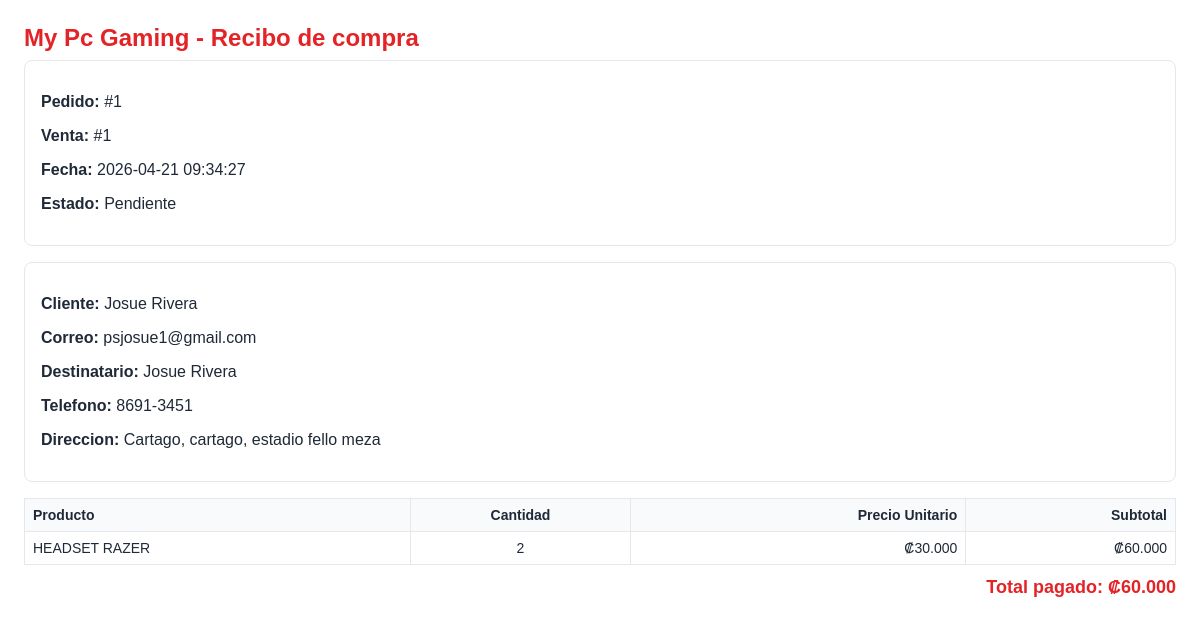
Before: /Controllers/reciboController.php?accion=descargar&idPedido=1 (signed in) with the older database file.
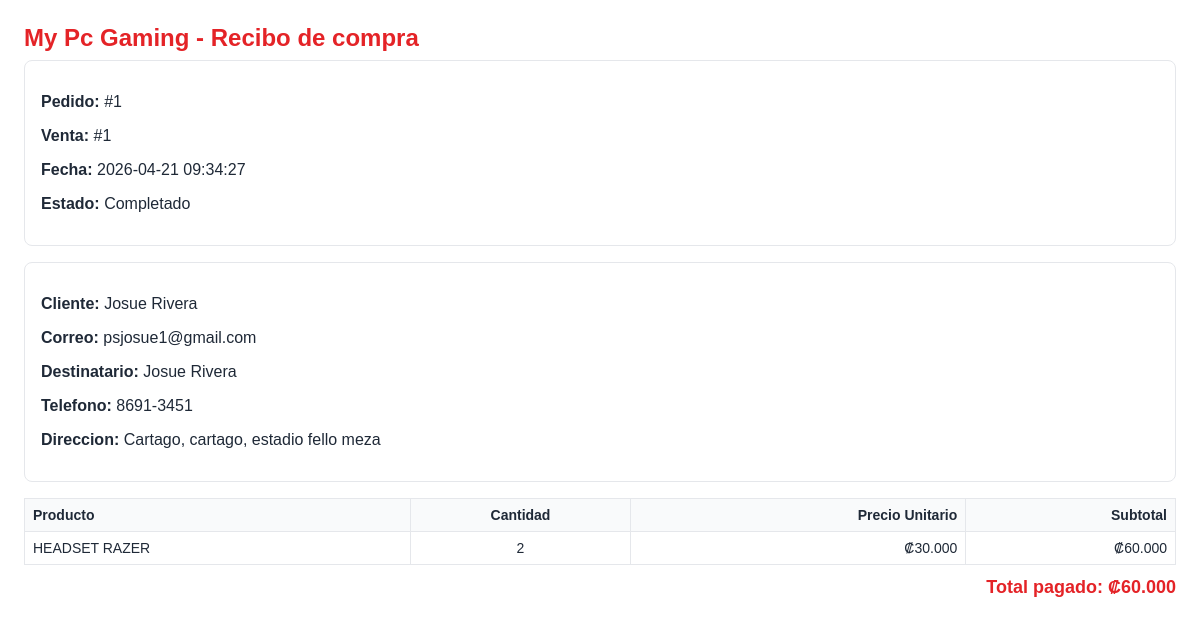
After: the same page with the newer database file.
### tables this page shows
CREATE TABLE `pedido` (
  `idPedido` int NOT NULL AUTO_INCREMENT,
  `idVenta` int NOT NULL,
  `idUsuario` int NOT NULL,
  `nombreDestinatario` varchar(100) NOT NULL,
  `telefonoEnvio` varchar(9) NOT NULL,
  `direccionEnvio` varchar(350) NOT NULL,
  `estadoPedido` enum('pendiente','completado') DEFAULT 'pendiente',
  `fechaPedido` datetime DEFAULT CURRENT_TIMESTAMP,
  `fechaCompletado` datetime DEFAULT NULL,
  PRIMARY KEY (`idPedido`),
  UNIQUE KEY `idVenta_UNIQUE` (`idVenta`),
  KEY `idUsuario` (`idUsuario`),
  CONSTRAINT `pedido_ibfk_1` FOREIGN KEY (`idVenta`) REFERENCES `venta` (`idVenta`),
  CONSTRAINT `pedido_ibfk_2` FOREIGN KEY (`idUsuario`) REFERENCES `usuario` (`idUsuario`)
);

CREATE TABLE `usuario` (
  `idUsuario` int NOT NULL AUTO_INCREMENT,
  `idRol` int NOT NULL DEFAULT '2',
  `nombreCompleto` varchar(100) NOT NULL,
  `emailUsuario` varchar(100) NOT NULL,
  `passwordUsuario` varchar(255) NOT NULL,
  `fechaRegistro` date DEFAULT NULL,
  `estadoUsuario` enum('activo','inactivo') DEFAULT 'activo',
  PRIMARY KEY (`idUsuario`),
  UNIQUE KEY `emailUsuario` (`emailUsuario`),
  KEY `idRol` (`idRol`),
  CONSTRAINT `usuario_ibfk_1` FOREIGN KEY (`idRol`) REFERENCES `rol` (`idRol`)
);

CREATE TABLE `producto` (
  `idProducto` int NOT NULL AUTO_INCREMENT,
  `idCategoria` int NOT NULL,
  `nombreProducto` varchar(100) NOT NULL,
  `marca` varchar(100) DEFAULT NULL,
  `descripcionProducto` varchar(350) DEFAULT NULL,
  `precioProducto` decimal(10,2) NOT NULL,
  `stockProducto` int NOT NULL DEFAULT '0',
  `imagenProducto` json DEFAULT NULL,
  `estadoProducto` enum('disponible','agotado') DEFAULT 'disponible',
  PRIMARY KEY (`idProducto`),
  KEY `idCategoria` (`idCategoria`),
  CONSTRAINT `producto_ibfk_1` FOREIGN KEY (`idCategoria`) REFERENCES `categoria` (`idCategoria`)
);

CREATE TABLE `detalleventa` (
  `idDetalle` int NOT NULL AUTO_INCREMENT,
  `idVenta` int NOT NULL,
  `idProducto` int NOT NULL,
  `cantidadProductos` int NOT NULL,
  `precioUnitarioHistorico` decimal(10,2) NOT NULL,
  PRIMARY KEY (`idDetalle`),
  KEY `idVenta` (`idVenta`),
  KEY `idProducto` (`idProducto`),
  CONSTRAINT `detalleventa_ibfk_1` FOREIGN KEY (`idVenta`) REFERENCES `venta` (`idVenta`),
  CONSTRAINT `detalleventa_ibfk_2` FOREIGN KEY (`idProducto`) REFERENCES `producto` (`idProducto`)
);

CREATE TABLE `venta` (
  `idVenta` int NOT NULL AUTO_INCREMENT,
  `idUsuario` int NOT NULL,
  `totalVenta` decimal(10,2) NOT NULL,
  `fechaVenta` date DEFAULT NULL,
  PRIMARY KEY (`idVenta`),
  KEY `idUsuario` (`idUsuario`),
  CONSTRAINT `venta_ibfk_1` FOREIGN KEY (`idUsuario`) REFERENCES `usuario` (`idUsuario`)
);

### Models/ventaModel.php (called while the page is built, shortened)
<?php
function ObtenerPedidosUsuarioModel($idUsuario)
{
    $conexion = OpenDatabase();
    $consultaSQL = "CALL sp_ObtenerPedidosUsuario(?)";
    $consultaPreparada = $conexion->prepare($consultaSQL);
    $consultaPreparada->bind_param("i", $idUsuario);
    $consultaPreparada->execute();
    $resultado = $consultaPreparada->get_result();
    $lista = [];
    while ($fila = $resultado->fetch_assoc()) {
        $lista[] = $fila;
    }
    return $lista;
}

### Models/usuarioModel.php (called while the page is built, shortened)
<?php
function ObtenerUsuarioPorIdModel($idUsuario)
{
    $conexion = OpenDatabase();
    $consultaSQL = "CALL sp_ObtenerUsuarioPorId(?)";
    $consultaPreparada = $conexion->prepare($consultaSQL);
    $consultaPreparada->bind_param("i", $idUsuario);
    $consultaPreparada->execute();
    $resultado = $consultaPreparada->get_result();
    $usuario = $resultado->fetch_assoc();
    return $usuario;
}

### Controllers/reciboController.php (the view, shortened to what this page needs)
<?php
include_once $_SERVER["DOCUMENT_ROOT"] . "/proyectoWebCS/Models/ventaModel.php";
include_once $_SERVER["DOCUMENT_ROOT"] . "/proyectoWebCS/Models/usuarioModel.php";
function EscaparRecibo($texto)
{
    return htmlspecialchars((string) $texto, ENT_QUOTES, 'UTF-8');
}
function ObtenerLineasPedidoUsuario($idUsuario, $idPedido)
{
    $pedidos = ObtenerPedidosUsuarioModel($idUsuario);
    $lineas = [];
    foreach ($pedidos as $fila) {
        if (intval($fila['idPedido'] ?? 0) === $idPedido) {
            $lineas[] = $fila;
        }
    }
    return $lineas;
}
function ConstruirHtmlRecibo($lineasPedido, $usuario)
{
    $primeraLinea = $lineasPedido[0];
    $idPedido = intval($primeraLinea['idPedido'] ?? 0);
    $idVenta = intval($primeraLinea['idVenta'] ?? 0);
    $fechaPedido = EscaparRecibo($primeraLinea['fechaPedido'] ?? '');
    $estadoPedido = EscaparRecibo(ucfirst($primeraLinea['estadoPedido'] ?? 'pendiente'));
    $nombreDestinatario = EscaparRecibo($primeraLinea['nombreDestinatario'] ?? '');
    $telefonoEnvio = EscaparRecibo($primeraLinea['telefonoEnvio'] ?? '');
    $direccionEnvio = EscaparRecibo($primeraLinea['direccionEnvio'] ?? '');
    $nombreUsuario = EscaparRecibo($usuario['nombreCompleto'] ?? 'Usuario');
    $correoUsuario = EscaparRecibo($usuario['emailUsuario'] ?? '');
    $filasTabla = '';
    foreach ($lineasPedido as $linea) {
        $cantidad = intval($linea['cantidadProductos'] ?? 0);
        $precioUnitario = floatval($linea['precioUnitarioHistorico'] ?? 0);
        $subtotal = $cantidad * $precioUnitario;
        $filasTabla .= '<tr>'
            . '<td>' . EscaparRecibo($linea['nombreProducto'] ?? '') . '</td>'
            . '<td style="text-align:center;">' . $cantidad . '</td>'
            . '<td style="text-align:right;">₡' . number_format($precioUnitario, 0, ',', '.') . '</td>'
            . '<td style="text-align:right;">₡' . number_format($subtotal, 0, ',', '.') . '</td>'
            . '</tr>';
    }
    $totalPedido = floatval($primeraLinea['totalVenta'] ?? 0);
    return '<!DOCTYPE html>'
        . '<html lang="es"><head><meta charset="UTF-8"><title>Recibo Pedido #' . $idPedido . '</title>'
        . '<style>'
        . 'body{font-family:Arial,sans-serif;margin:24px;color:#1f2937;}'
        . '.box{border:1px solid #e5e7eb;border-radius:8px;padding:16px;margin-bottom:16px;}'
        . '.title{color:#e42327;margin:0 0 8px 0;}'
        . 'table{width:100%;border-collapse:collapse;margin-top:12px;}'
        . 'th,td{border:1px solid #e5e7eb;padding:8px;font-size:14px;}'
        . 'th{background:#f9fafb;text-align:left;}'
        . '.total{font-size:18px;font-weight:bold;color:#e42327;text-align:right;margin-top:12px;}'
        . '</style></head><body>'
        . '<h2 class="title">My Pc Gaming - Recibo de compra</h2>'
        . '<div class="box">'
        . '<p><strong>Pedido:</strong> #' . $idPedido . '</p>'
        . '<p><strong>Venta:</strong> #' . $idVenta . '</p>'
        . '<p><strong>Fecha:</strong> ' . $fechaPedido . '</p>'
        . '<p><strong>Estado:</strong> ' . $estadoPedido . '</p>'
        . '</div>'
        . '<div class="box">'
        . '<p><strong>Cliente:</strong> ' . $nombreUsuario . '</p>'
        . '<p><strong>Correo:</strong> ' . $correoUsuario . '</p>'
        . '<p><strong>Destinatario:</strong> ' . $nombreDestinatario . '</p>'
        . '<p><strong>Telefono:</strong> ' . $telefonoEnvio . '</p>'
        . '<p><strong>Direccion:</strong> ' . $direccionEnvio . '</p>'
        . '</div>'
        . '<table><thead><tr><th>Producto</th><th style="text-align:center;">Cantidad</th><th style="text-align:right;">Precio Unitario</th><th style="text-align:right;">Subtotal</th></tr></thead><tbody>'
        . $filasTabla
        . '</tbody></table>'
        . '<p class="total">Total pagado: ₡' . number_format($totalPedido, 0, ',', '.') . '</p>'
        . '</body></html>';
}
$idUsuario = intval($_SESSION['idUsuario'] ?? 0);
$idPedido = intval($_GET['idPedido'] ?? 0);
$lineasPedido = ObtenerLineasPedidoUsuario($idUsuario, $idPedido);
$usuario = ObtenerUsuarioPorIdModel($idUsuario);
$htmlRecibo = ConstruirHtmlRecibo($lineasPedido, $usuario);
echo $htmlRecibo;
exit();

Changed rows visible on the page:
changed pedido "Josue Rivera": estadoPedido "Pendiente" → "Completado"
